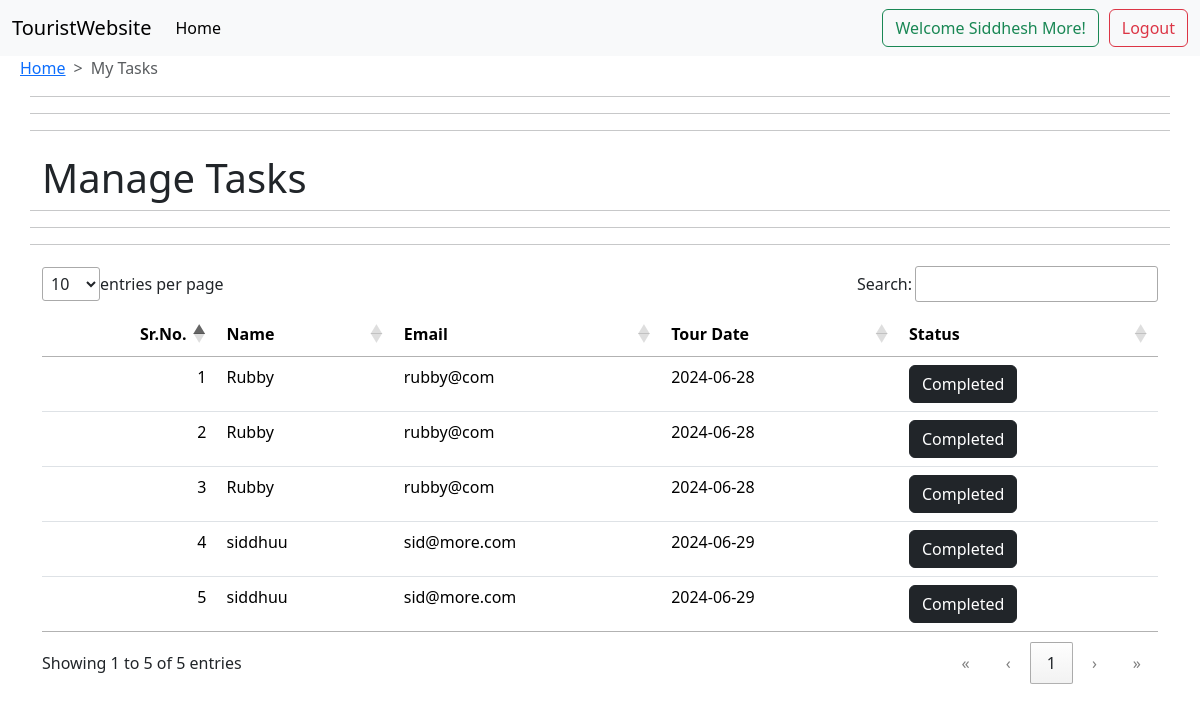
Page /employee/empTask.php (signed in) on the committed database.
### tables this page shows
CREATE TABLE `tour_assignments` (
  `id` int(11) NOT NULL,
  `user_id` int(11) DEFAULT NULL,
  `emp_id` int(11) DEFAULT NULL,
  `tour_date` date DEFAULT NULL,
  `status` int(250) NOT NULL DEFAULT 1
);

CREATE TABLE `tuser` (
  `id` int(250) NOT NULL COMMENT 'id for users',
  `uname` varchar(250) NOT NULL COMMENT 'uname of  users',
  `uemail` varchar(250) NOT NULL COMMENT 'email of users',
  `pass` varchar(250) NOT NULL COMMENT 'pass of users',
  `register_date` date NOT NULL DEFAULT current_timestamp() COMMENT 'create date of user'
);

### employee/empTask.php (the view, shortened to what this page needs)
<?php
include '../config/db_connect.php';
?>
<!DOCTYPE html>
<html lang="en">
<head>
    <link href="https://cdn.jsdelivr.net/npm/bootstrap@5.3.3/dist/css/bootstrap.min.css" rel="stylesheet"
>
    <link href="https://cdn.jsdelivr.net/npm/bootstrap@5.3.3/dist/css/bootstrap.min.css" rel="stylesheet"
>
    <link rel="stylesheet" href="./assets/css/dataTables/datatables.min.css">
    <link rel="stylesheet" href="https://cdn.datatables.net/2.0.8/css/dataTables.dataTables.min.css">
    <link href="https://cdn.jsdelivr.net/npm/bootstrap@5.3.3/dist/css/bootstrap.min.css" rel="stylesheet"
>
    <link href="https://cdn.jsdelivr.net/npm/bootstrap@5.3.3/dist/css/bootstrap.min.css" rel="stylesheet"
>
    <link rel="stylesheet" href="./assets/css/dataTables/datatables.min.css">
    <link rel="stylesheet" href="https://cdn.datatables.net/2.0.8/css/dataTables.dataTables.min.css">
</head>
<body>
    <nav class="navbar navbar-expand-lg bg-body-tertiary">
        <div class="container-fluid">
            <a class="navbar-brand" href="../modules/home.php">TouristWebsite</a>
            <div class="collapse navbar-collapse" id="navbarSupportedContent">
                <ul class="navbar-nav me-auto mb-2 mb-lg-0">
                    <li class="nav-item">
                        <a class="nav-link active" aria-current="page" href="employee.php">Home</a>
                    </li>
                </ul>
                <div class="d-flex" role="search">
                    <button class="btn btn-outline-success" style="margin-right:10px;" type="button"> <?php
                    echo "Welcome " . $_SESSION['emp_name'] . "!";
                    ?></button>
                    <button class="btn btn-outline-danger" type="button"
                        onclick="location.href='emplogout.php'">Logout</button>
                </div>
            </div>
        </div>
    </nav>
    <nav style="--bs-breadcrumb-divider: '>'; margin-left:20px;" aria-label="breadcrumb">
        <ol class="breadcrumb">
            <li class="breadcrumb-item"><a href="employee.php">Home</a></li>
            <li class="breadcrumb-item active" aria-current="page">My Tasks</li>
        </ol>
    </nav>
    <div class="container">
        <div class="row">
            <hr>
            <hr>
            <hr>
            <br>
            <h1>Manage Tasks</h1>
            <br>
            <hr>
            <hr>
            <hr>
            <div class="col-md-12">
                <table class="table" id="myUserManage">
                    <thead>
                        <tr>
                            <th scope="col">Sr.No.</th>
                            <th scope="col">Name</th>
                            <th scope="col">Email</th>
                            <th scope="col">Tour Date</th>
                            <th scope="col">Status</th>
                        </tr>
                    </thead>
                    <tbody>
                        <?php
                        $emp_id = $_SESSION['emp_id'];
                        $stmt = $conn->prepare("SELECT tuser.uname, tuser.uemail, tour_assignments.tour_date, tour_assignments.status ,tour_assignments.id
                        FROM tour_assignments
                        JOIN tuser ON tour_assignments.user_id = tuser.id
                        WHERE tour_assignments.emp_id =?");
                        $stmt->bind_param("i", $emp_id);
                        $stmt->execute();
                        $result = $stmt->get_result();
                        $sno = 0;
                        while ($row = $result->fetch_assoc()) {
                            $sno = $sno + 1;
                            echo "<tr>
                                    <td scope='row'>" . $sno . " </td>
                                    <td>" . $row['uname'] . "</td>
                                    <td>" . $row['uemail'] . "</td>
                                    <td>" . $row['tour_date'] . "</td>
                                    <td><button class='status-btn btn btn-dark' data-task-id='" . $row['id'] . "' data-status='" . $row['status'] . "'>" . ($row['status'] == 1 ?  'Completed' : 'Pending') . "</button></td>
                                </tr>";
                        }
                        ?>
                    </tbody>
                </table>
            </div>
        </div>
    </div>
</body>
</html>

### rows in the picture
tour_assignments: user.uname "Rubby", user.uemail "rubby@com", tour_date "2024-06-28", status "Completed"
tour_assignments: user.uname "Rubby", user.uemail "rubby@com", tour_date "2024-06-28", status "Completed"
tour_assignments: user.uname "Rubby", user.uemail "rubby@com", tour_date "2024-06-28", status "Completed"
tour_assignments: user.uname "siddhuu", user.uemail "sid@more.com", tour_date "2024-06-29", status "Completed"
tour_assignments: user.uname "siddhuu", user.uemail "sid@more.com", tour_date "2024-06-29", status "Completed"

### other values in the picture
$_SESSION['emp_name'] "Siddhesh More"
